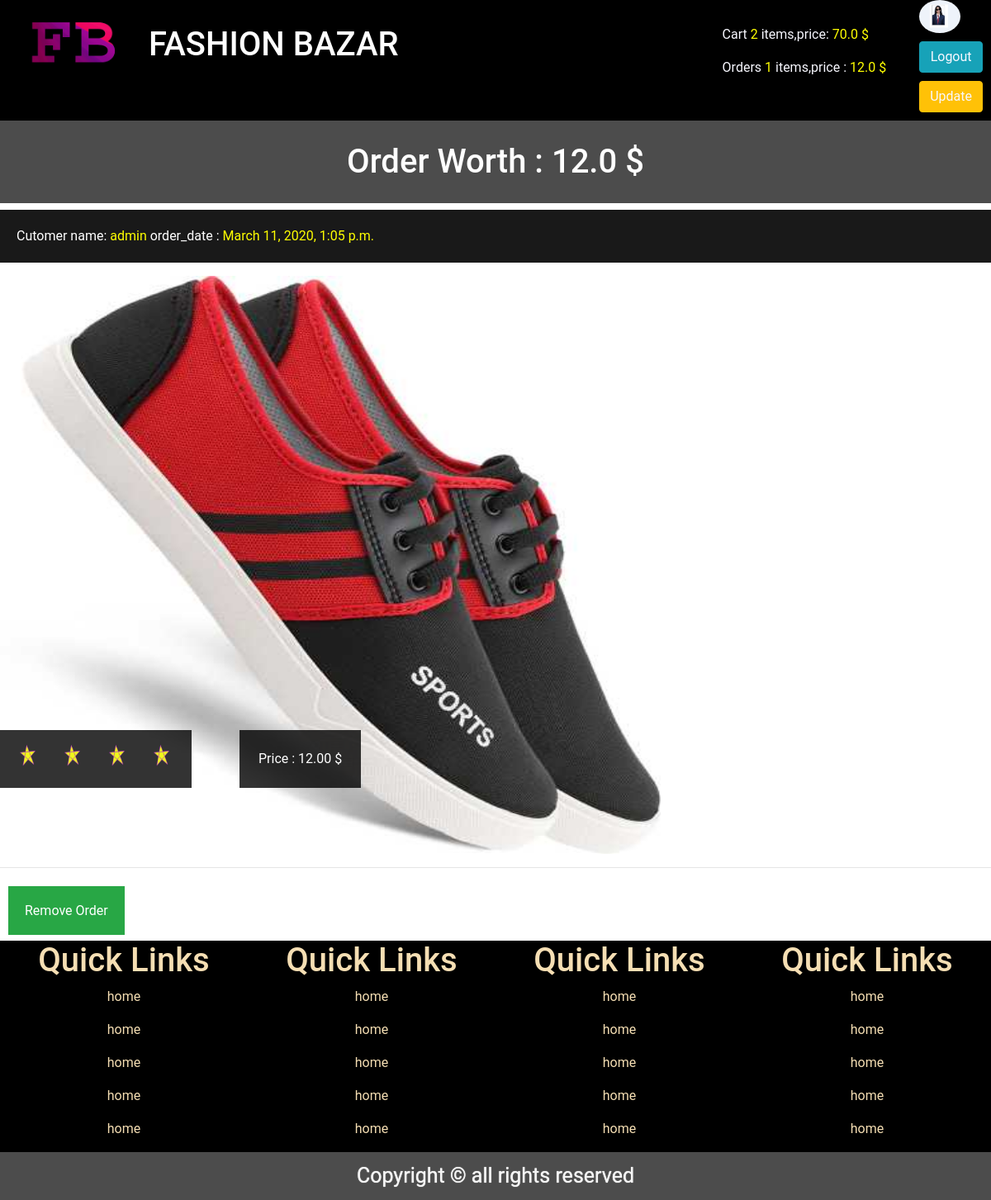
The page /view_order/ (signed in) on the database its author committed.
### app/models.py (models this page shows, shortened)
class User(AbstractUser):
    phone=models.PositiveIntegerField(blank=True,null=True)
    email=models.EmailField(blank=True,null=True)
    picture=models.ImageField(upload_to="profile",default="none.jpg",blank=True,null=True)
    address=models.TextField(blank=True,null=True)
    slug=models.SlugField(unique=True)
    def __str__(self):
        return self.username

class Order(models.Model):
    customer=models.ForeignKey(User,on_delete=models.CASCADE)
    product=models.ForeignKey(Product,on_delete=models.CASCADE)
    date=models.DateTimeField(auto_now=True)

class Product(models.Model):
    name=models.CharField(max_length=20)
    image= models.ImageField(upload_to="products", default="none.jpg", blank=True, null=True)
    type = models.CharField(max_length=10, choices=type)
    price=models.DecimalField(decimal_places=2,max_digits=20)
    rating=models.IntegerField()
    detail=models.TextField()

### app/views.py (the view)
# urls.py: path("view_order/",view_order,name="view_order"),
@login_required()
def view_order(request):
    return render(request, "order_detail.html")

### app/context_processors.py (called while the page is built)
def cart(request):
    if request.user.is_active:
        cart_items = Cart.objects.all().filter(customer=request.user)
    else:
        cart_items = Cart.objects.all()
    c = len(cart_items)
    if request.user.is_active:
        order_items = Order.objects.all().filter(customer=request.user)
    else:
        order_items = Order.objects.all()
    o = len(order_items)
    cs=0
    for i in cart_items:
        cs+=float(i.product.price)
    os=0
    for i in order_items:
        os+=float(i.product.price)
    order_items = Order.objects.filter(customer=request.user)
    cart_items = Cart.objects.filter(customer=request.user)
    context = {
    'cart':cart_items,
    'orders':order_items,
    'c': c,
    'o': o,
    'cs':cs,
    'os':os,
    }
    return context;

### app/templates/order_detail.html (shortened to what this page needs)
{%extends 'index.html'%}
{%load static%}
{%block content%}
<div class="product-detail ">
    <h1>Order Worth : {{os}} $</h1>
    <div class="row">
        {%for i in orders%}
        <div class="col">
            <p style="background:rgba(0,0,0,0.9);color:white;padding: 20px;">Cutomer name: <span>{{i.customer}}</span>  order_date : <span>{{i.date}}</span></p>
            <img src="{{i.product.image.url}}" alt="picture">
            <hr>
          {%if i.product.rating > 3 and i.product.rating < 5 %}
          <span class="rating">
            <img src="{% static "app/img/filled.png"%}" alt="">
            <img src="{% static "app/img/filled.png"%}" alt="">
            <img src="{% static "app/img/filled.png"%}" alt="">
            <img src="{% static "app/img/filled.png"%}" alt="">
          </span>
          {%endif%}
          <br>
            <span class="price">Price : {{i.product.price}} $</span>
            <a href="{%url 'app:remove_order' i.id%}" class="bg-success">Remove Order</a><br><br>
        </div>
        {%endfor%}
    </div>
</div>
{%endblock%}

### app/templates/base.html (shortened to what this page needs)
{%load static%}
<!doctype html>
<html lang="en">
  <head>
    <link rel="stylesheet" href="{%static "app/css/style.css"%}">
    <link rel="stylesheet" href="{%static "app/css/bootstrap.css"%}">
    <link rel="stylesheet" href="{%static "app/css/font.css"%}">
  </head>
  <body>
<header id="top">
  <a href="{%url 'app:index'%}" }>
    <img src="{% static "app/img/logo.png"%}" alt="">
  </a>
  <h1>FASHION BAZAR</h1>
  <div class="conatct">
      {%if user.is_authenticated %}
    <p>
      <a href="{%url 'app:view_cart'%}">Cart <span>{{c}}</span> items,price: <span>{{cs}} $</span> </a>
    </p>
    <p><a href="{%url 'app:view_order'%}">Orders <span>{{o}}</span> items,price : <span>{{os}} $</span>
      </a></p>
      {%endif%}
  </div>
  {%if request.user.is_authenticated%}
  <div class="login">
    {%if request.user.is_superuser%}
    <a href="/admin"><img src="{{request.user.picture.url}}" alt="logo"></a>
    {%else%}
    <img src="{{request.user.picture.url}}" alt="logo">
    {%endif%}
    <a class="btn btn-info" href="{%url 'app:logout_view'%}">Logout</a>
    <a class="btn btn-warning" href="{%url 'app:update_profile_page' %}">Update</a>
  </div>
  {%else%}
  <div class="login">
    <a class="btn btn-info" href="{% url 'app:login_page'%}">Login</a>
    <a class="btn btn-warning" href="{%url 'app:signup_page' %}">SignUp</a>
  </div>
  {%endif%}
</header>
{%block content%}  {%endblock%}
<footer>
    <div class="foot">
      <div>
          <h1>Quick Links</h1>
        <p><a href="#">home</a></p>
        <p><a href="#">home</a></p>
        <p><a href="#">home</a></p>
        <p><a href="#">home</a></p>
        <p><a href="#">home</a></p>
      </div>
      <div>
          <h1>Quick Links</h1>
        <p><a href="#">home</a></p>
        <p><a href="#">home</a></p>
        <p><a href="#">home</a></p>
        <p><a href="#">home</a></p>
        <p><a href="#">home</a></p>
      </div>
      <div>
          <h1>Quick Links</h1>
        <p><a href="#">home</a></p>
        <p><a href="#">home</a></p>
        <p><a href="#">home</a></p>
        <p><a href="#">home</a></p>
        <p><a href="#">home</a></p>
      </div>
      <div>
          <h1>Quick Links</h1>
        <p><a href="#">home</a></p>
        <p><a href="#">home</a></p>
        <p><a href="#">home</a></p>
        <p><a href="#">home</a></p>
        <p><a href="#">home</a></p>
      </div>
    </div>
    <div class="copy">
      Copyright &copy; all rights reserved
    </div>
    </footer>
    </body>
  </html>

### static/app/css/style.css (style rules this page uses)
* { margin: 0px; padding: 0px; -webkit-box-sizing: border-box; box-sizing: border-box; font-family: 'Roboto', sans-serif; }
#top { background: black; color: white; position: relative; display: -webkit-box; display: -ms-flexbox; display: flex; }
#top span { color: yellow; }
#top h1 { -webkit-box-flex: 2; -ms-flex: 2; flex: 2; margin-top: 30px; }
#top img { height: 100px; width: 160px; margin-top: -10px; border-radius: 20px; display: inline-block; }
#top .login img { height: 40px; width: 50px; border-radius: 100%; }
#top .conatct { margin: 20px; }
#top a { display: block; margin: 10px; text-decoration: none; color: ghostwhite; }
footer .foot { background: black; display: -webkit-box; display: -ms-flexbox; display: flex; -ms-flex-pack: distribute; justify-content: space-around; }
footer .foot div { text-align: center; }
footer .foot div h1, footer a { color: wheat; }
footer .copy { background-color: rgba(0, 0, 0, 0.7); color: whitesmoke; padding: 10px; display: -webkit-box; display: -ms-flexbox; display: flex; -webkit-box-pack: center; -ms-flex-pack: center; justify-content: center; font-size: 25px; text-shadow: 0px 0px 1px white; }
.product-detail { position: relative; }
.product-detail span { color: yellow; }
.product-detail h1 { background-color: rgba(0, 0, 0, 0.7); color: white; text-align: center; line-height: 100px; display: block; }
.product-detail .row div img { height: 700px; width: 800px; position: relative; left: 0px; }
.product-detail .row div .price { position: absolute; top: 630px; left: 305px; padding: 23px; color: white; background-color: rgba(0, 0, 0, 0.8); }
.product-detail .row div .rating { position: absolute; top: 630px; background-color: rgba(0, 0, 0, 0.8); color: white; padding: 10px; }
.product-detail .row div .rating img { height: 50px; width: 50px; display: inline-block; }
.product-detail .row div .bg-success, .product-detail .row div .bg-danger { padding: 20px; margin: 10px; text-decoration: none; color: white; }

### rows shown on the page
User: user.picture (picture)
Order: customer "admin", date "March 11, 2020, 1:05 p.m.", product.image (picture), product.price "12.00"

### other values the page prints
{{ c }} "2"
{{ cs }} "70.0"
{{ o }} "1"
{{ os }} "12.0"
